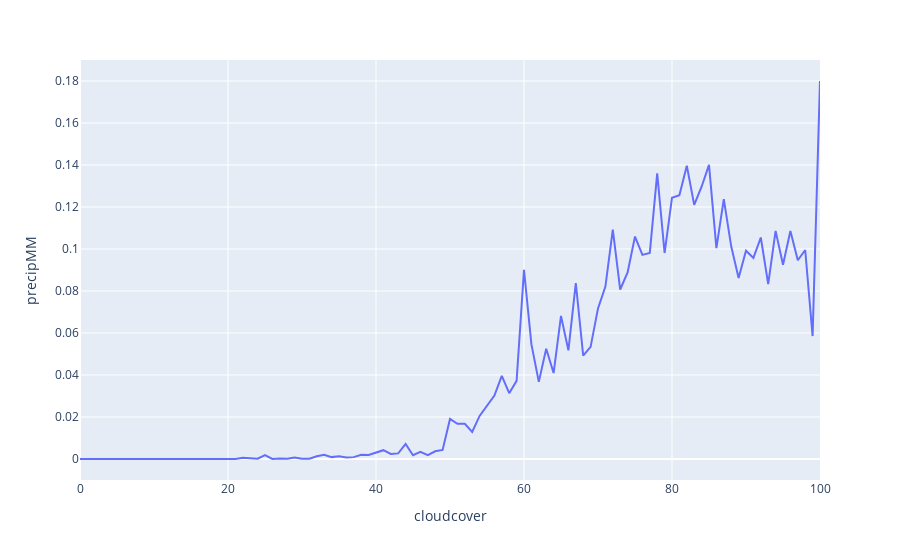

The code cell stored with this chart in its notebook:
### Code cell
px.line(DF,x="cloudcover",y="precipMM")
